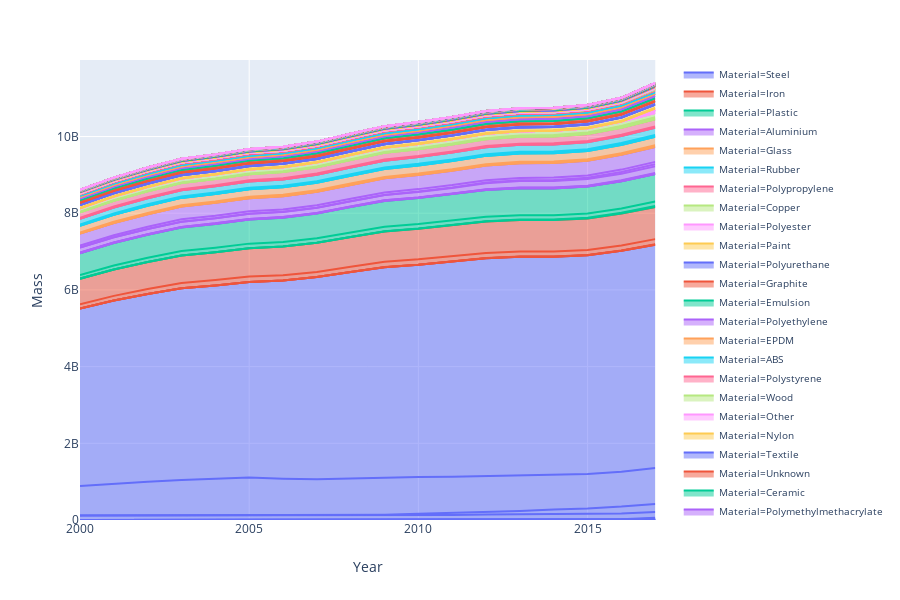

Write notebook code for a chart like this one.
### Code cell
#!/usr/bin/env python3
# -*- coding: utf-8 -*-
# Created on Thu Aug 29 11:59:11 2019
# @author: jvanderzaag
import time; start = time.time()
import functions as func

'''
import os
import pandas as pd 
import numpy as np
import plotly.express as px
'''


#%%
(
 dbx,
 dbm,
 dba,
 ) = func.ReadData()

#%%
(
 dbx,
 Vtypes,
 ) = func.UnifyCountData(dbx, startyear=2000, endyear=2017)

#%%
(
 dbm
 ) = func.UnifyMassData(dbm, dbx)

#%%
mat = func.CalcMass(dbx, 
                    dbm,
                    #include=['A330','B747'], #['A330','B747']
                    #exclude=['icecar'], # ['bicycle', 'ebicycle'] ['evcar','icecar']
                    ) # include/exclude are kinda mutually exclusive, be sane.


#%% Plotting

func.PlotMass2D(mat, D=['Material', 'Vehicle'])

    
#%%
func.TimePrint(start); del start
